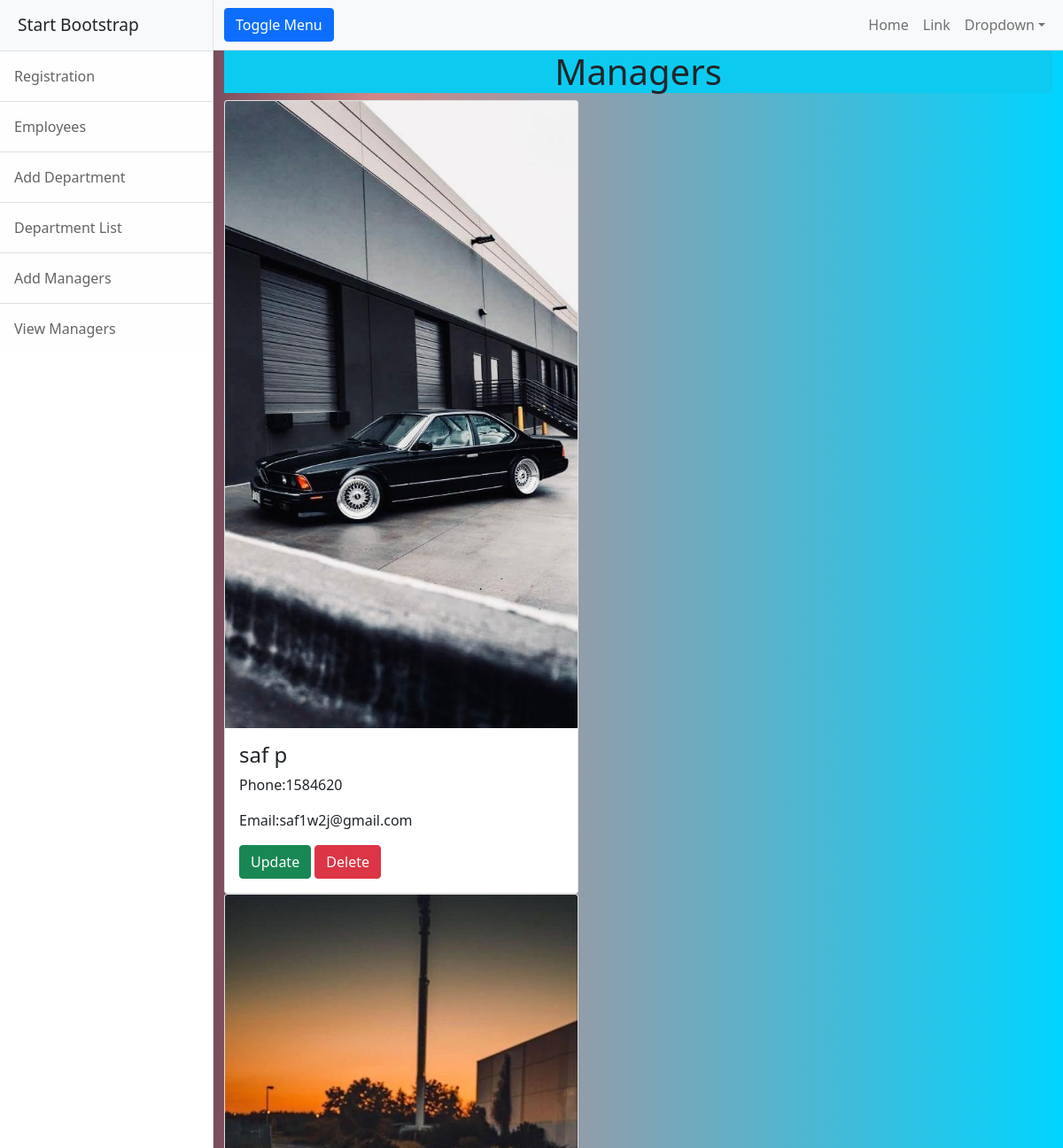
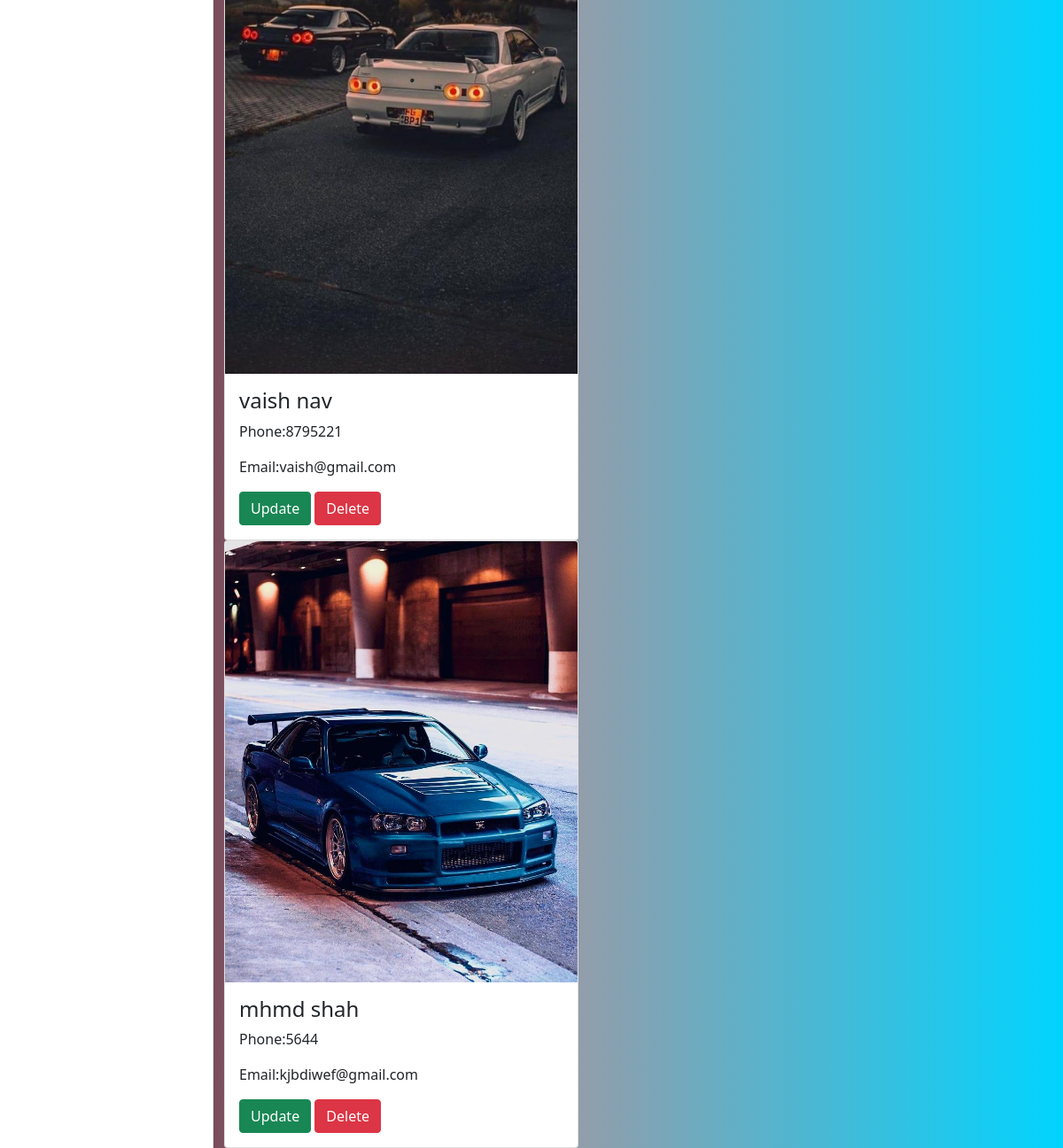
Page /accnt/viewman/ on the committed database (2 pictures, top to bottom).
### account/models.py (models this page shows)
class Manager(models.Model):
    first_name=models.CharField(max_length=120)
    last_name=models.CharField(max_length=120)
    email=models.EmailField()
    phone=models.IntegerField()
    pic=models.ImageField(upload_to='profilepic',null=True)

### account/views.py (the view)
class ManagerList(View):
     def get(self,request):
         data=Manager.objects.all()
         return render(request,"viewman.html",{'data':data})

### account/templates/viewman.html
{% extends 'index.html' %}
{% block index %}
    <h1 class="bg-info text-dark text-center">Managers</h1>
    <div class="card-columns">
    {%for i in data%}
    <div class="card" style="width:400px">
      <img class="card-img-top" src="{{i.pic.url}}" alt="Card image">
      <div class="card-body">
        <h4 class="card-title">{{i.first_name}} {{i.last_name}}</h4>
        <p class="card-text">Phone:{{i.phone}}</p>
        <p class="card-text">Email:{{i.email}}</p>
        <a href="{% url 'editman' i.id%}" class="btn btn-success ">Update</a>
        <a href="{% url 'delmang' i.id%}" class="btn btn-danger ">Delete</a>
      </div>
    </div>
    {%endfor%}
  </div>
  {% endblock index %}

### account/templates/index.html (shortened to what this page needs)
{% load static %}
<!DOCTYPE html>
<html lang="en">
    <head>
        <link href="{% static 'css/styles.css' %}" rel="stylesheet" />
        <link href="{% static 'css/style1.css' %}" rel="stylesheet" />
    </head>
    <body>
        <div class="d-flex" id="wrapper">
            <div class="border-end bg-white" id="sidebar-wrapper">
                <div class="sidebar-heading border-bottom bg-light">Start Bootstrap</div>
                <div class="list-group list-group-flush">
                    <a class="list-group-item list-group-item-action list-group-item-light p-3" href="{% url 'reg' %}">Registration</a>
                    <a class="list-group-item list-group-item-action list-group-item-light p-3" href="{% url 'vemp' %}">Employees</a>
                    <a class="list-group-item list-group-item-action list-group-item-light p-3" href="{% url 'dept' %}">Add Department</a>
                    <a class="list-group-item list-group-item-action list-group-item-light p-3" href="{% url 'depret' %}">Department List</a>
                    <a class="list-group-item list-group-item-action list-group-item-light p-3" href="{% url 'addman' %}">Add Managers</a>
                    <a class="list-group-item list-group-item-action list-group-item-light p-3" href="{% url 'viewman' %}">View Managers</a>
                </div>
            </div>
            <div id="page-content-wrapper">
                <nav class="navbar navbar-expand-lg navbar-light bg-light border-bottom">
                    <div class="container-fluid">
                        <button class="btn btn-primary" id="sidebarToggle">Toggle Menu</button>
                        <div class="collapse navbar-collapse" id="navbarSupportedContent">
                            <ul class="navbar-nav ms-auto mt-2 mt-lg-0">
                                <li class="nav-item active"><a class="nav-link" href={%url 'h'%}>Home</a></li>
                                <li class="nav-item"><a class="nav-link" href="#!">Link</a></li>
                                <li class="nav-item dropdown">
                                    <a class="nav-link dropdown-toggle" id="navbarDropdown" href="#" role="button" data-bs-toggle="dropdown" aria-haspopup="true" aria-expanded="false">Dropdown</a>
                                </li>
                            </ul>
                        </div>
                    </div>
                </nav>
                <div class="container-fluid">
                    {% block index %}
                    {% endblock index %}
                </div>
            </div>
        </div>
    </body>
</html>

### account/static/css/style1.css (style rules this page uses)
body { background: rgb(2,0,36); background: linear-gradient(90deg, rgba(2,0,36,1) 0%, rgba(167,26,26,0.5298319156764268) 35%, rgba(0,212,255,1) 100%); }

### rows in the picture
Manager: pic (picture), first_name "saf", last_name "p", phone "1584620", email "saf1w2j@gmail.com"
Manager: pic (picture), first_name "vaish", last_name "nav", phone "8795221", email "vaish@gmail.com"
Manager: pic (picture), first_name "mhmd", last_name "shah", phone "5644", email "kjbdiwef@gmail.com"
